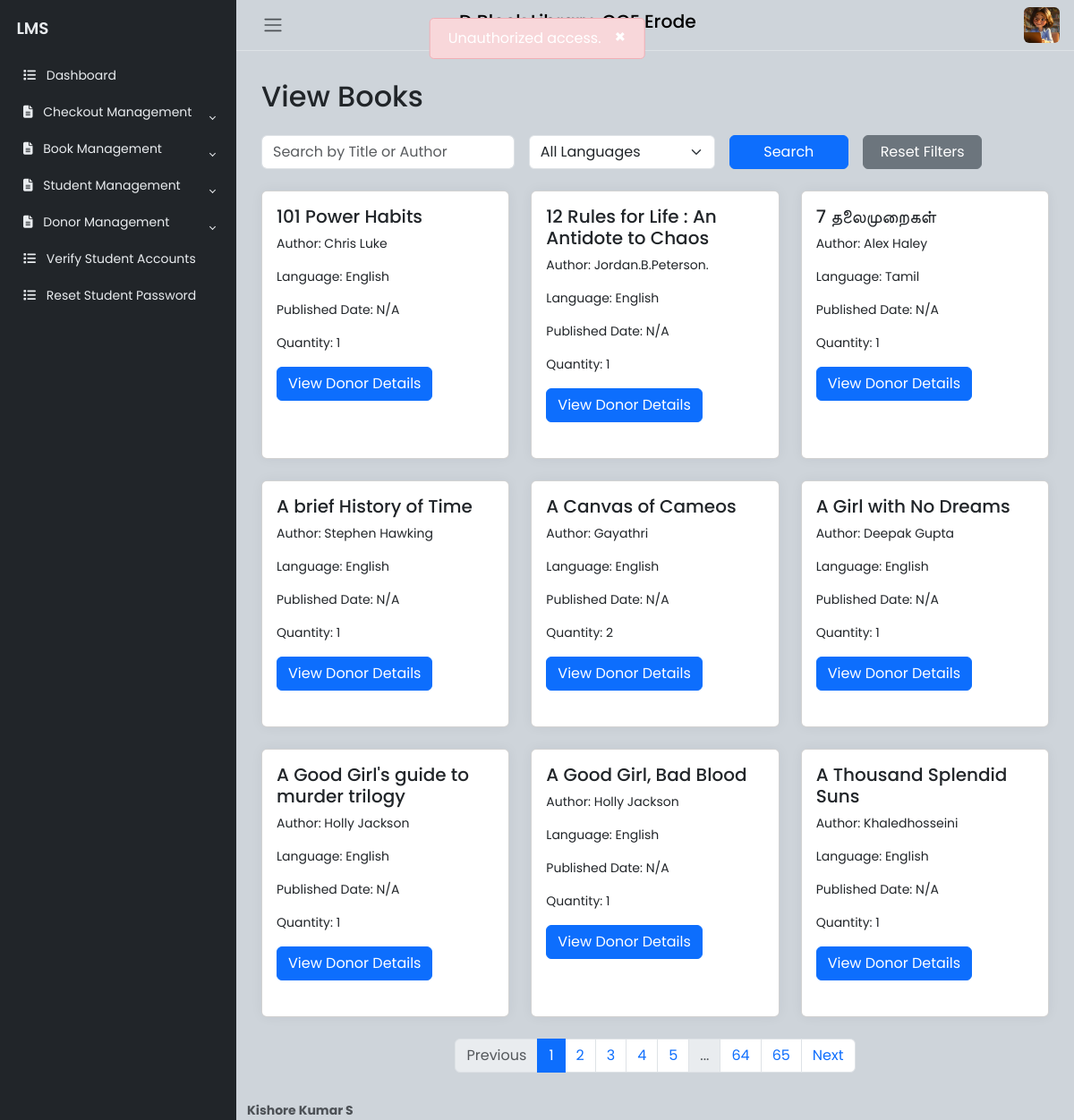
Page /lib/viewbooks (signed in) on the earlier database version.
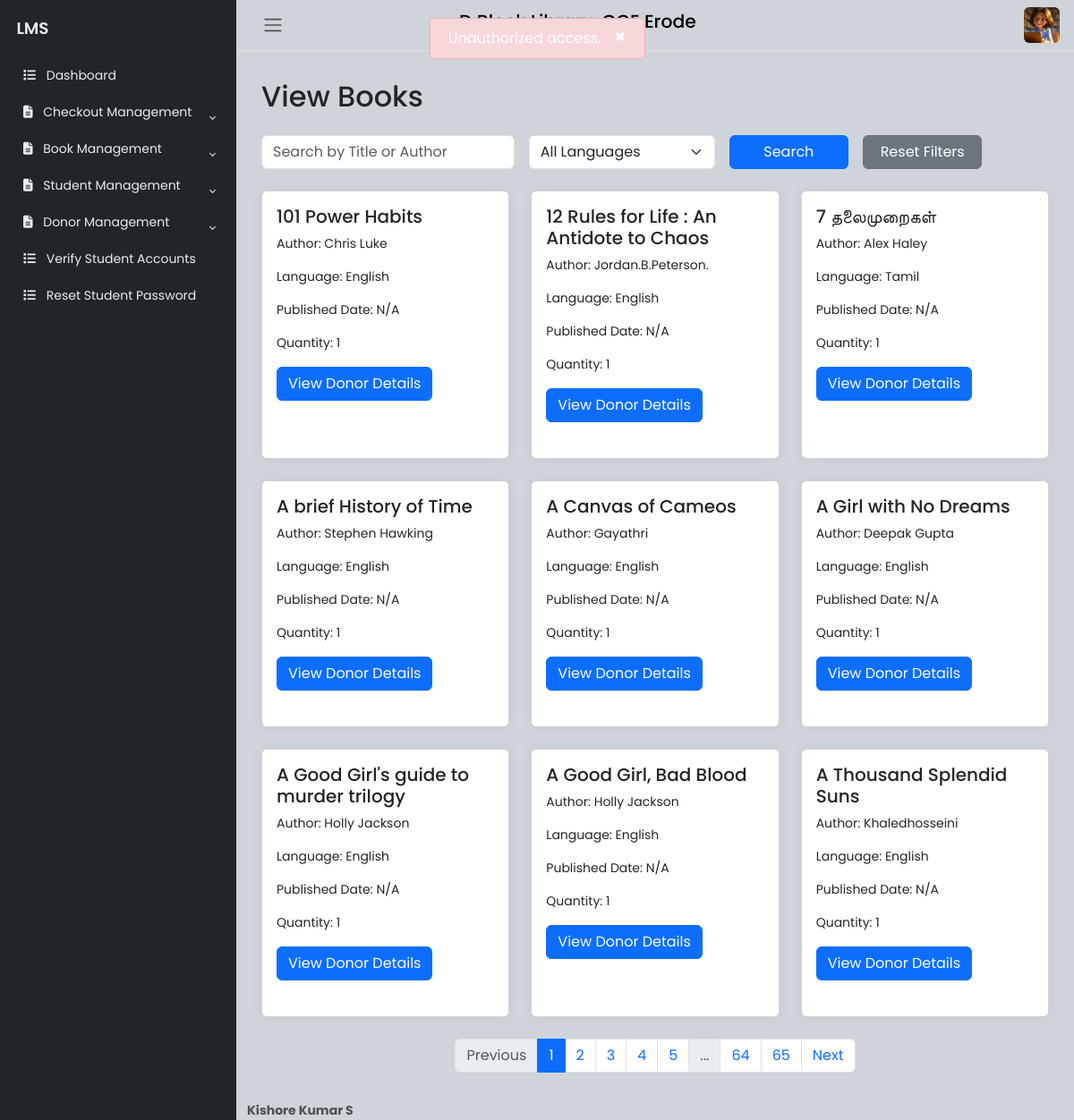
Same page on the later database version.
### website/models.py (models this page shows, shortened)
class Book(db.Model):
    __tablename__ = 'book'
    id = Column(Integer, primary_key=True)
    student_id = Column(Integer, ForeignKey('user.id'), nullable=True)
    title = Column(String(150), nullable=False)
    author = Column(String(150), nullable=False)
    isbn = Column(String(20), nullable=True)
    published_date = Column(DateTime, nullable=True)
    quantity = Column(Integer, default=0, nullable=False)
    language = Column(String(20), nullable=False)
    date_of_donation = Column(DateTime, nullable=False)
    donor_id = Column(Integer, ForeignKey('donor.id'), nullable=True)
    added_at = db.Column(db.DateTime, default=datetime.utcnow, nullable=False)
    student = relationship('User', back_populates='books')
    borrowed_by = relationship('BorrowedBook', back_populates='book')
    donor = relationship('Donor', back_populates='books')

### website/lib.py (the view)
@lib.route('/viewbooks', methods=['GET', 'POST'])
@login_required
def ViewBooks():
    role_required_volunteer_librarian()
    unique_languages = db.session.query(Book.language).distinct().all()
    unique_languages = [lang[0] for lang in unique_languages]  # Extracting from tuples
    search_query = request.args.get('search', '')
    lang_filter = request.args.get('language', '')
    page = request.args.get('page', 1, type=int)
    query = Book.query
    if search_query:
        query = query.filter(or_(Book.title.ilike(f'%{search_query}%'), Book.author.ilike(f'%{search_query}%')))
    if lang_filter:
        query = query.filter(Book.language == lang_filter)
    books = query.paginate(page=page, per_page=9)
    return render_template('ViewBooks.html', books=books, search_query=search_query, lang_filter=lang_filter, unique_languages=unique_languages )

### website/lib.py (called while the page is built)
def role_required_volunteer_librarian():
    if current_user.role.lower() not in ["volunteer", "librarian"]:
        flash("Unauthorized access.", "danger")
        logger.warning(f"[SECURITY] Unauthorized access attempt by {current_user.email}")
        return redirect(url_for("views.home"))

### website/templates/ViewBooks.html (shortened to what this page needs)
{% extends "LibrarianHome.html" %}
{% block libcontent %}
<div class="container my-4" id="viewBooksContent">
    <h2 class="mb-4">View Books</h2>
    <form method="GET" class="row g-3 mb-4">
        <div class="col-md-4">
            <input type="text" class="form-control" name="search" placeholder="Search by Title or Author" value="{{ search_query }}">
        </div>
        <div class="col-md-3">
            <select class="form-select" name="language">
                <option value="">All Languages</option>
            </select>
        </div>
        <div class="col-md-2">
            <button type="submit" class="btn btn-primary w-100">Search</button>
        </div>
        <div class="col-md-2">
            <a href="{{ url_for('lib.ViewBooks') }}" class="btn btn-secondary w-100">Reset Filters</a>
        </div>
    </form>
    <div class="row row-cols-1 row-cols-md-2 row-cols-lg-3 g-4">
        {% for book in books.items %}
        <div class="col">
            <div class="card h-100">
                <div class="card-body">
                    <h5 class="card-title">{{ book.title }}</h5>
                    <p class="card-text">Author: {{ book.author }}</p>
                    <p class="card-text">Language: {{ book.language }}</p>
                    <p class="card-text">Published Date: {% if book.published_date %}{{ book.published_date.strftime('%d-%m-%Y') }}{% else %}N/A{% endif %}</p>
                    <p class="card-text">Quantity: {{ book.quantity }}</p>
                    <button type="button" class="btn btn-primary" data-bs-toggle="modal" data-bs-target="#bookModal{{ book.id }}">
                        View Donor Details
                    </button>
                </div>
            </div>
        </div>
        {% endfor %}
    </div>
    <nav aria-label="Books Pagination">
        <ul class="pagination justify-content-center mt-4">
            {% if books.has_prev %}
            <li class="page-item"><a class="page-link" href="?page={{ books.prev_num }}{% if search_query %}&search={{ search_query }}{% endif %}{% if lang_filter %}&language={{ lang_filter }}{% endif %}">Previous</a></li>
            {% else %}
            <li class="page-item disabled"><span class="page-link">Previous</span></li>
            {% endif %}
            {% for page in books.iter_pages() %}
            {% if page %}
            <li class="page-item{% if books.page == page %} active{% endif %}"><a class="page-link" href="?page={{ page }}">{{ page }}</a></li>
            {% else %}
            <li class="page-item disabled"><span class="page-link">...</span></li>
            {% endif %}
            {% endfor %}
            {% if books.has_next %}
            <li class="page-item"><a class="page-link" href="?page={{ books.next_num }}{% if search_query %}&search={{ search_query }}{% endif %}{% if lang_filter %}&language={{ lang_filter }}{% endif %}">Next</a></li>
            {% else %}
            <li class="page-item disabled"><span class="page-link">Next</span></li>
            {% endif %}
        </ul>
    </nav>
</div>
{% endblock %}

Differences in the rows shown:
changed Book "A Canvas of Cameos": quantity "2" → "1"
